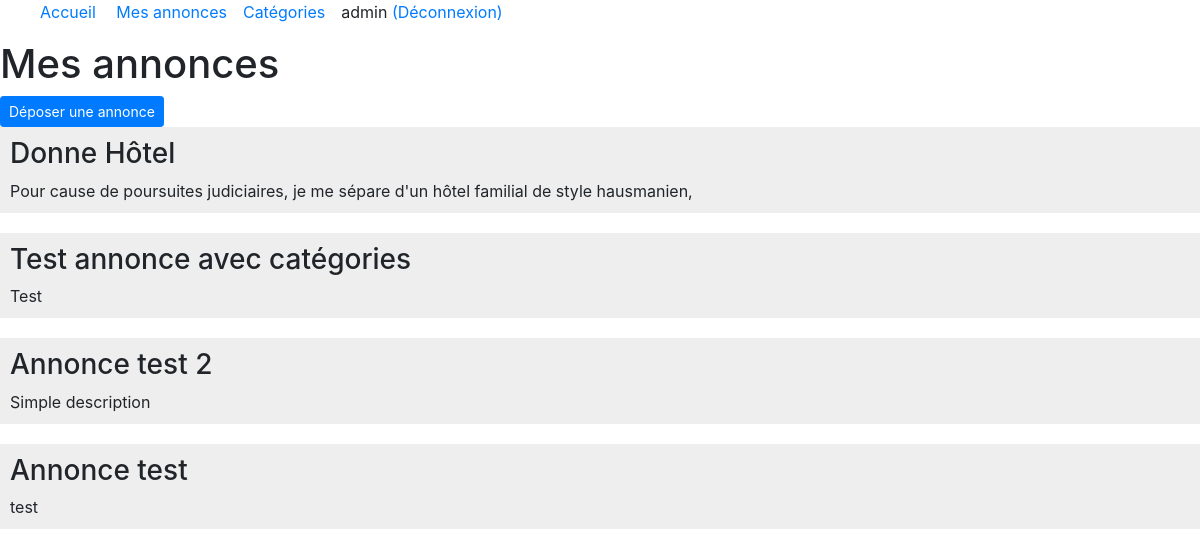
/advert/index.php (signed in), run on the app's committed database.
### tables this page shows
CREATE TABLE `advert` (
  `id` int(11) NOT NULL,
  `title` varchar(255) NOT NULL,
  `body` text NOT NULL,
  `location` varchar(255) NOT NULL,
  `user_id` int(11) NOT NULL,
  `popularity` int(11) NOT NULL DEFAULT '0'
);

### advert/index.php (the view, shortened to what this page needs)
<?php
$pdo = connectToDb();
$query = $pdo->prepare(
  'SELECT * FROM advert
    WHERE user_id = :user_id
     ORDER BY id DESC');
$query->execute([':user_id' => $_SESSION['user_id']]);
$adverts = $query->fetchAll(PDO::FETCH_OBJ);
?>
 <!DOCTYPE html>
 <html lang="en" dir="ltr">
   <head>
     <?php include PATH_BASE . 'includes/css.inc.php'; ?>
   </head>
   <body>
     <header>
       <?php include PATH_BASE . 'includes/menu.inc.php'; ?>
       <h1>Mes annonces</h1>
     </header>
     <div>
       <a class="btn btn-primary btn-sm"
         href="<?php echo URL_BASE . 'advert/add.php'; ?>">
         Déposer une annonce</a>
     </div>
     <?php foreach($adverts as $advert): ?>
       <article class="advert">
         <h3><?php echo $advert->title; ?></h3>
         <div>
           <?php echo $advert->body; ?>
         </div>
       </article>
     <?php endforeach; ?>
   </body>
 </html>

### static/css/styles.css (style rules this page uses)
article.advert { background-color: #eee; margin-bottom: 20px; padding: 10px }

### data on the page
advert: title "Donne Hôtel", body "Pour cause de poursuites judiciaires, je me sépare d'un hôtel familial de style hausmanien,"
advert: title "Test annonce avec catégories", body "Test"
advert: title "Annonce test 2", body "Simple description"
advert: title "Annonce test", body "test"

### other printed values
$_SESSION['user'] "admin"
